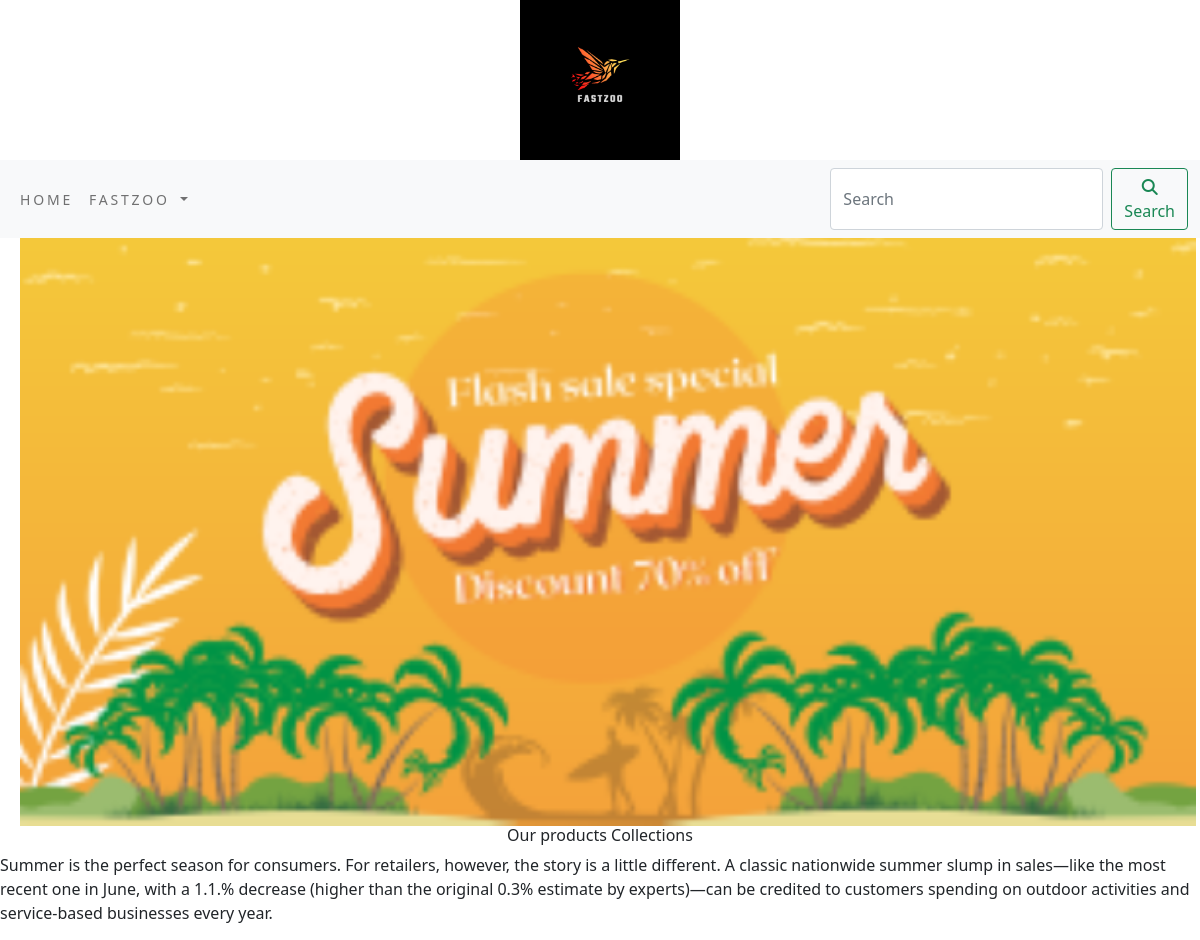
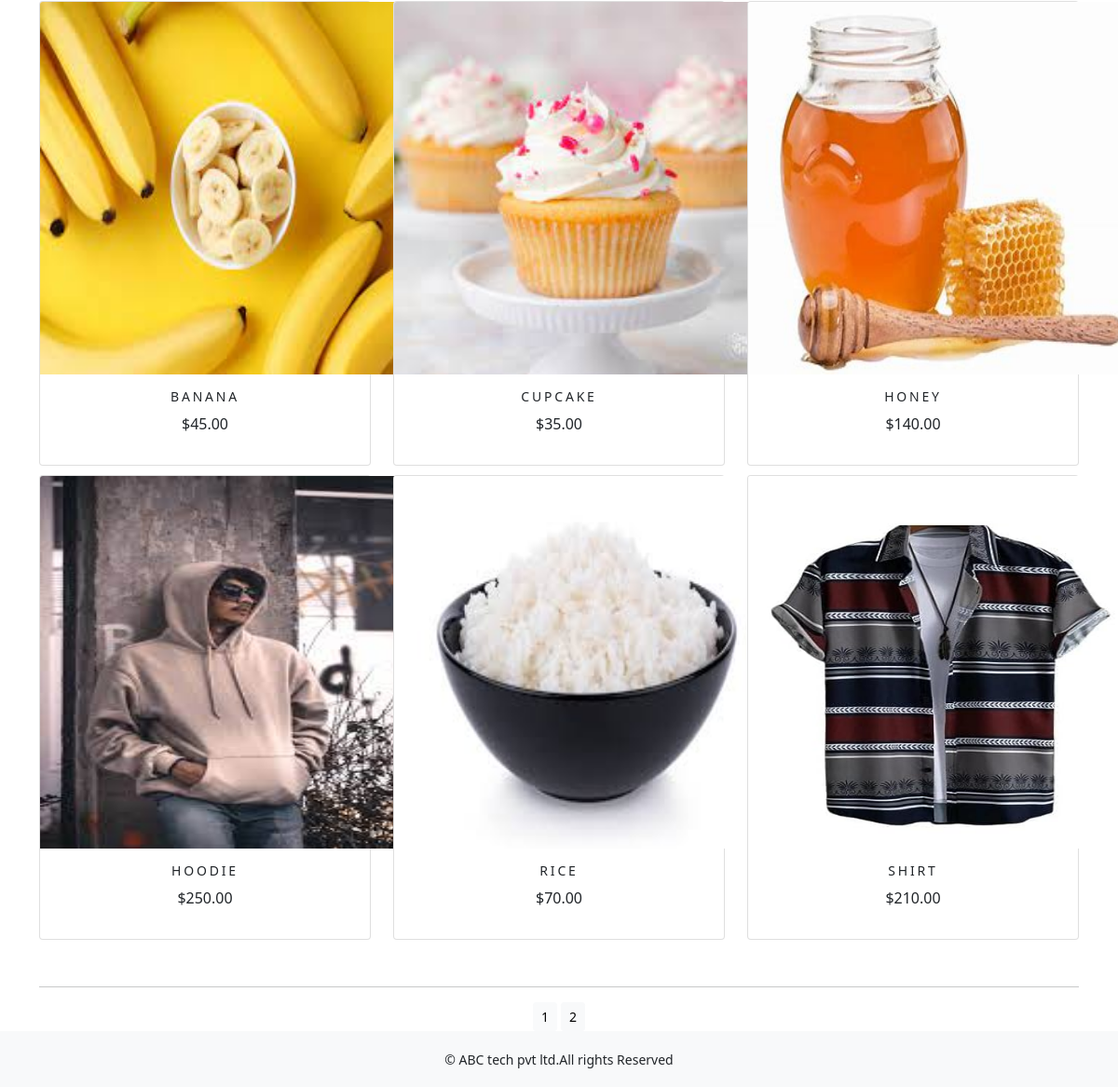
/Fastzooapp/, run on the app's committed database (2 pictures, top to bottom).
### Fastzooapp/models.py (models this page shows, shortened)
class Product(models.Model):
    name=models.CharField(max_length=250,unique=True)
    slug=models.SlugField(max_length=250,unique=True)
    description=models.TextField(blank=True)
    price=models.DecimalField(max_digits=10,decimal_places=2)
    category=models.ForeignKey(Category,on_delete=models.CASCADE)
    image=models.ImageField(upload_to='category',blank=True)
    stock=models.IntegerField()
    available=models.BooleanField(default=True)
    created=models.DateTimeField(auto_now_add=True)
    updated=models.DateTimeField(auto_now=True)
    def get_url(self):
        return reverse('Fastzooapp:prodCatedetail',args=[self.category.slug,self.slug])
    class Meta:
        ordering=('name',)
        verbose_name='product'
        verbose_name_plural='products'

### Fastzooapp/views.py (the view)
# urls.py: path('',views.allProdCate,name='allProdCate'),
def allProdCate(request,c_slug=None):
    c_page=None
    products_list=None
    if c_slug!=None:
        c_page=get_object_or_404(Category,slug=c_slug)
        products_list=Product.objects.all().filter(category=c_page,available=True)
    else:
        products_list=Product.objects.all().filter(available=True)
    paginator=Paginator(products_list,6)
    try:
        page=int(request.GET.get('page','1'))
    except:
        page=1
    try:
        products=paginator.page(page)
    except (EmptyPage,InvalidPage):
        products=paginator.page(paginator.num_pages)
    return render(request,"category.html",{'category':c_page,'products':products})

### Fastzooapp/context_processors.py (called while the page is built)
def menu_links(request):
    links=Category.objects.all()
    return dict(links=links)

### Fastzooapp/models.py (called while the page is built)
    def get_url(self):
        return reverse('Fastzooapp:products_by_category',args=[self.slug])

### cart/context_processors.py (called while the page is built)
def counter(request):
    item_count=0
    if 'admin' in request.path:
        return {}
    else:
        try:
            cart=Cart.objects.filter(cart_id=_cart_id(request))
            cart_items=CartItem.objects.all().filter(cart=cart[:1])
            for cart_item in cart_items:
                item_count += cart_item.quantity
        except Cart.DoesNotExist:
            item_count=0
    return dict(item_count=item_count)

### cart/views.py (called while the page is built)
def _cart_id(request):
    cart=request.session.session_key
    if not cart:
        cart=request.session.create()
    return cart

### templates/category.html (shortened to what this page needs)
{% extends 'base.html' %}
{% load static %}
{% block content %}
<div class="mx-auto">
    {% if category %}
       <img src="{{category.image.url}}" alt="{{category.name}}" style="height:500  px; width:1460px">
</div>
    <br>
<div class="text-center my_title">
    <h1>{{category.name}}</h1>
    <p class="text-justify">
        {{category.description}}</p>
</div>
     {% else %}
<div>
    <img src="{% static 'img/banner.png' %}" style="width:98%;margin-left:20px;" alt="bfhjbf">
</div>
<div>
    <h1 class="text-center my_title">Our products Collections</h1>
    <p class="text-justify">Summer is the perfect season for consumers. For retailers, however, the story is a little different. A classic nationwide summer slump in sales—like the most recent one in June, with a 1.1.% decrease (higher than the original 0.3% estimate by experts)—can be credited to customers spending on outdoor activities and service-based businesses every year. </p>
</div>
     {% endif %}
<div class="container">
    <div class="row mx_auto">
        {% for product in products.object_list %}
        <div class="my_bottom_margin col-9 col-sm-12 col-md-4 col-md-4 xol-lg-4">
            <div class="card text-center" style="min-width:18rem;">
                <a href="{{product.get_url}}"><img class="card-img-top my_image" src="{{product.image.url}}" alt="{{product.name}}" style="height:400px; width:410px;"></a>
            <div class="card-body">
                    <h4>{{product.name}}</h4>
                    <p>${{product.price}}</p>
            </div>
            </div>
        </div>
        {% endfor %}
    </div>
    <br>
   <div class="mx-auto">
       {% if products.paginator.num_pages > 1%}
       <hr>
       <div class="text-center">
           {% for pg in products.paginator.page_range %}
           <a href="?page={{pg}}" class="btn btn-light btn-sm {% if products.number == pg %} active {% endif %}">{{pg}}</a>
        {% endfor %}
       </div>
    </div>
   {% endif %}
</div>
    {% endblock %}

### templates/base.html (shortened to what this page needs)
{% load static %}
<!DOCTYPE html>
<html lang="en">
<head>
    <link rel="stylesheet" href="{% static 'css/custom.css' %}">
    <link href="{% static 'css/bootstrap.min.css' %}" rel="stylesheet">
</head>
<body>
<div>
{% include 'header.html' %}
{% include 'nav.html' %}
{% block content %}
{% endblock %}
</div>
{% include 'footer.html' %}
</body>
</html>

### templates/header.html
{% load static %}
<header>
    <center>
        <a href="{%url 'Fastzooapp:allProdCate' %}"></a> <img src="{% static 'img/logo.png' %}" alt="logoimg" width="160px;" height="160px;">
    </center>
</header>

### templates/nav.html (shortened to what this page needs)
<nav class="navbar navbar-expand-lg navbar-light bg-light">
  <div class="container-fluid">
    <div class="collapse navbar-collapse" id="navbarSupportedContent">
      <ul class="navbar-nav me-auto mb-2 mb-lg-0">
        <li class="nav-item">
          <a class="nav-link" href="#">Home</a>
        </li>
        <li class="nav-item dropdown {% if 'shop' in request.path %} active {% endif %}">
          <a class="nav-link dropdown-toggle" href="#" id="navbarDropdown" role="button" data-bs-toggle="dropdown" aria-expanded="false">
            Fastzoo
          </a>
        </li>
      </ul>
      <form class="d-flex" action="{% url 'search_app:SearchResult' %}" method="get" >
        <input class="form-control me-2" type="search" placeholder="Search" name="q" aria-label="Search">
        <button class="btn btn-outline-success" type="submit"><i class="fa-solid fa-magnifying-glass"></i>Search</button>
      </form>
    </div>
  </div>
</nav>

### templates/footer.html
<div class="footer navbar-fixed-bottom my_footer">
  <p class="text-center">&copy; ABC tech pvt ltd.All rights Reserved</p>
</div>

### static/css/custom.css (style rules this page uses)
body { font-family: 'Roboto', sans-serif; }
.nav-item { letter-spacing : .2em; font-size :14px; text-transform :uppercase; }
.my_footer { background-color:#f8f9fa; height:60px; }
.my_footer p { padding-top:20px; font-size:14px; }
.my_image { width:100%; height:auto; }
.my_title { font-size:16px; text_transform:uppercase; letter_spacing:.2em; }
.my_bottom_margin { margin-bottom:10px; }
.card-body h4 { font-size:14px; text-transform:uppercase; letter-spacing:.2em; }

### data on the page
Product: image (picture), name "BANANA", price "45.00"
Product: image (picture), name "CUPCAKE", price "35.00"
Product: image (picture), name "HONEY", price "140.00"
Product: image (picture), name "HOODIE", price "250.00"
Product: image (picture), name "RICE", price "70.00"
Product: image (picture), name "SHIRT", price "210.00"

### other printed values
{{ pg }} "1" "2"
